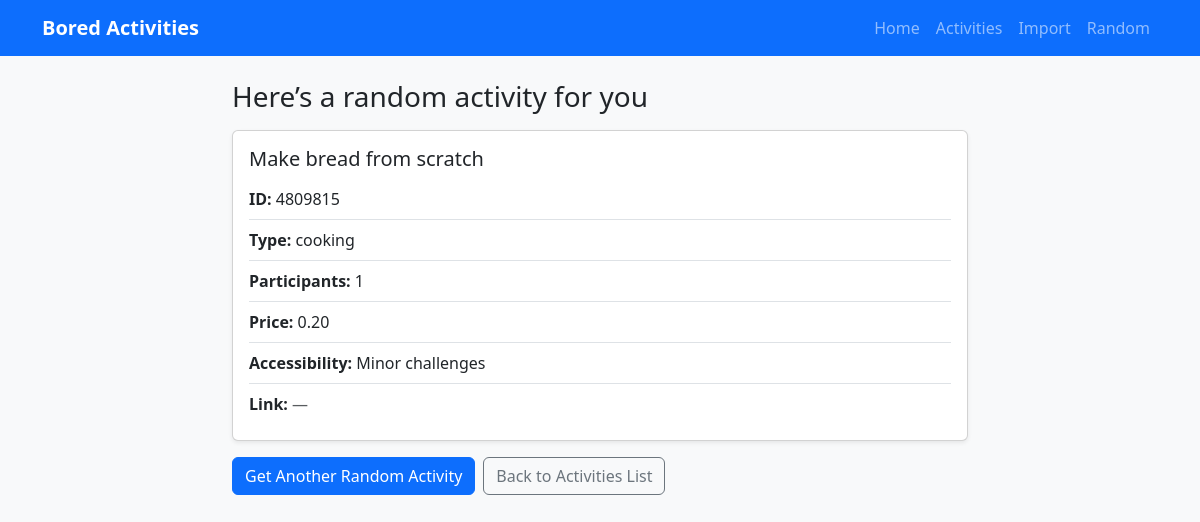
The page /activities/random/ on the database its author committed.
### activities/models.py (models this page shows, shortened)
class Activity(models.Model):
    id = models.IntegerField(primary_key=True)
    activity = models.CharField(max_length=255)
    type = models.CharField(max_length=64, choices=ActivityType.choices, db_index=True)
    participants = models.PositiveSmallIntegerField(db_index=True)
    price = models.DecimalField(max_digits=5, decimal_places=2, db_index=True)
    accessibility = models.CharField(max_length=64, db_index=True)
    link = models.URLField(blank=True, null=True)
    class Meta:
        ordering = ["id"]

### activities/views/random_view.py (the view)
class RandomActivityView(TemplateView):
    template_name = "activities/random_activity.html"
    def get_context_data(self, **kwargs):
        context = super().get_context_data(**kwargs)
        activity = get_random_activity()
        if activity:
            context["activity"] = activity
        else:
            context["no_activities"] = True
        return context

### activities/services/get_rdm_activity.py (called while the page is built)
def get_random_activity(queryset=None):
    qs = queryset if queryset is not None else Activity.objects.all()
    count = qs.count()
    if count == 0:
        return None
    random_index = random.randint(0, count - 1)
    return qs[random_index]

### activities/templates/activities/random_activity.html (shortened to what this page needs)
{% extends "activities/base.html" %}
{% block content %}
<div class="row justify-content-center">
	<div class="col-12 col-lg-8">
		<h1 class="h3 mb-3">Here’s a random activity for you</h1>
		{% if no_activities %}
			<div class="alert alert-warning" role="alert">
				No activities available.
			</div>
		{% else %}
			<div class="card shadow-sm mb-3">
				<div class="card-body">
					<h2 class="h5 card-title">{{ activity.activity }}</h2>
					<ul class="list-group list-group-flush">
						<li class="list-group-item px-0"><strong>ID:</strong> {{ activity.id }}</li>
						<li class="list-group-item px-0"><strong>Type:</strong> {{ activity.type }}</li>
						<li class="list-group-item px-0"><strong>Participants:</strong> {{ activity.participants }}</li>
						<li class="list-group-item px-0"><strong>Price:</strong> {{ activity.price }}</li>
						<li class="list-group-item px-0"><strong>Accessibility:</strong> {{ activity.accessibility }}</li>
						<li class="list-group-item px-0">
							<strong>Link:</strong>
							{% if activity.link %}
								<a href="{{ activity.link }}" target="_blank" rel="noopener noreferrer">{{ activity.link }}</a>
							{% else %}
								<span class="text-muted">—</span>
							{% endif %}
						</li>
					</ul>
				</div>
			</div>
		{% endif %}
		<div class="d-flex flex-wrap gap-2">
			<a class="btn btn-primary" href="{% url 'random_activity' %}">Get Another Random Activity</a>
			<a class="btn btn-outline-secondary" href="{% url 'activities_list' %}">Back to Activities List</a>
		</div>
	</div>
</div>
{% endblock %}

### rows shown on the page
Activity: activity "Make bread from scratch", id "4809815", type "cooking", participants "1", price "0.20", accessibility "Minor challenges"
